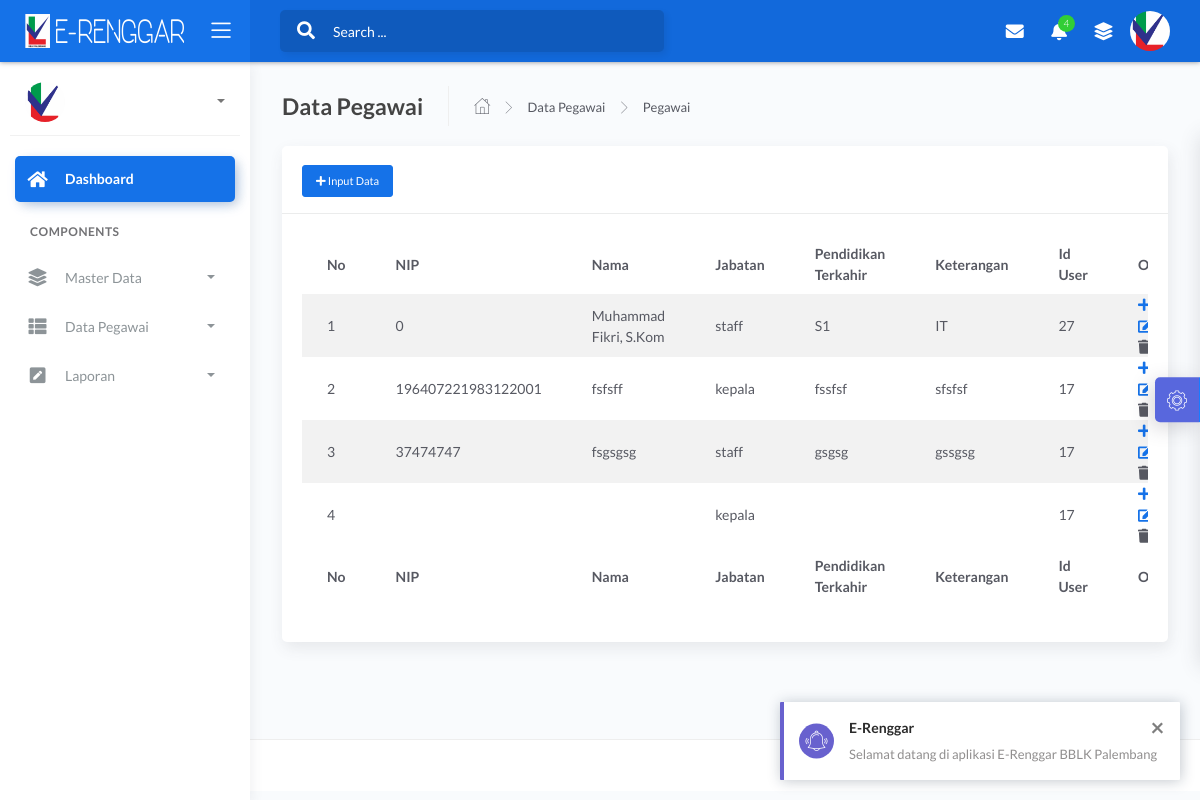
Screenshot of /admin/pegawai.php?data with the database file from the repository.
### tables this page shows
CREATE TABLE `pegawai` (
  `id_pegawai` int(11) NOT NULL,
  `nip` varchar(255) NOT NULL,
  `nama` varchar(255) NOT NULL,
  `jabatan` varchar(255) NOT NULL,
  `pangkat_golongan` varchar(100) DEFAULT NULL,
  `pendidikan` varchar(255) NOT NULL,
  `keterangan` text NOT NULL,
  `id_user` int(11) NOT NULL
);

### admin/pegawai.php (the view, shortened to what this page needs)
<?php include 'header.php'; ?>
	<div class="main-panel">
			<div class="content">
				<div class="page-inner">
					<div class="page-header">
						<h4 class="page-title">Data Pegawai</h4>
						<ul class="breadcrumbs">
							<li class="nav-home">
								<a href="#">
									<i class="flaticon-home"></i>
								</a>
							</li>
							<li class="separator">
								<i class="flaticon-right-arrow"></i>
							</li>
							<li class="nav-item">
								<a href="#">Data Pegawai</a>
							</li>
							<li class="separator">
								<i class="flaticon-right-arrow"></i>
							</li>
							<li class="nav-item">
								<a href="pegawai.php?data">Pegawai</a>
							</li>
						</ul>
					</div>
					<?php if(isset($_GET['data'])){ ?>
					<div class="row">
						<div class="col-md-12">
							<div class="card">
								<div class="card-header">
									<h4 class="card-title"><button type="button" class="btn btn-sm btn-primary" data-toggle="modal" data-target="#modal-default">
                <span class="fas fa-plus"></span> Input Data</button></h4>
								</div>
								<div class="card-body">
									<div class="table-responsive">
										<table id="multi-filter-select" class="display table table-striped table-hover" >
											<thead>
												<tr>
													<th>No</th>
													<th width="250px">NIP</th>
										            <th>Nama</th>
										            <th>Jabatan</th>
										            <th>Pendidikan Terkahir</th>
										            <th>Keterangan</th>
										            <th>Id User</th>
													<th width="90px">Opsi</th>
												</tr>
											</thead>
											<tfoot>
												<tr>
													<th>No</th>
													<th width="250px">NIP</th>
										            <th>Nama</th>
										            <th>Jabatan</th>
										            <th>Pendidikan Terkahir</th>
										            <th>Keterangan</th>
										            <th>Id User</th>
													<th>Opsi</th>
												</tr>
											</tfoot>
											<tbody>
											<?php
									        $query = mysqli_query($koneksi,"SELECT * FROM pegawai");
									        $no=1;
									        while ($a = mysqli_fetch_array($query)) :?>
												<tr>
													<td><?php echo $no++; ?></td>
													<td><?php echo $a['nip'] ?></td>
													<td><?php echo $a['nama'] ?></td>
													<td><?php echo $a['jabatan'] ?></td>
													<td><?php echo $a['pendidikan'] ?></td>
													<td><?php echo $a['keterangan'] ?></td>
													<td><?php echo $a['id_user'] ?></td>
													<td><a class="blue" href="?lengkapidata&id_pegawai=<?php echo $a['id_pegawai']; ?>" title='Lengkapi Data'>
															<i class="ace-icon fa fa-plus bigger-130"></i>
														</a>
														<a class="green" href="?edit&id_pegawai=<?php echo $a['id_pegawai']; ?>"  title='Edit'>
															<i class="ace-icon fa fa-edit bigger-130"></i>
														</a>
														<a onclick="if(confirm('Apakah anda yakin ingin menghapus data ini ??')){ location.href='?hapus&id_pegawai=<?php echo $a['id_pegawai']; ?>' }" class="red"><i class="ace-icon fa fa-trash bigger-130"  title='Hapus'></i></a>
													</td>
												</tr>
												<?php endwhile;?>
											</tbody>
										</table>
									</div>
								</div>
							</div>
						</div>
					</div>
					  <?php } ?>
				</div>
			</div>
<?php include 'footer.php'?>

### rows the page displays
pegawai: nip "0", nama "Muhammad Fikri, S.Kom", jabatan "staff", pendidikan "S1", keterangan "IT", id_user "27"
pegawai: nip "196407221983122001", nama "fsfsff", jabatan "kepala", pendidikan "fssfsf", keterangan "sfsfsf", id_user "17"
pegawai: nip "37474747", nama "fsgsgsg", jabatan "staff", pendidikan "gsgsg", keterangan "gssgsg", id_user "17"
pegawai: jabatan "kepala", id_user "17"
